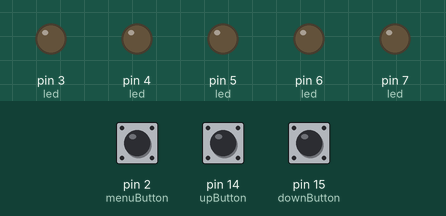
This sketch was run on a simulated Arduino Uno, built with avr-gcc and run on an emulated ATmega328P. Shown: output pins drawn as LEDs (lit = HIGH). The inputs (shaded band) are chosen by the test bench; at power-on: pin 14 (upButton) HIGH, pin 15 (downButton) HIGH, pin 2 (menuButton) HIGH.

Above: at 1.2 s.
1.3 s: pin 14 (upButton) pulled LOW for 1 s
At 3.5 s:
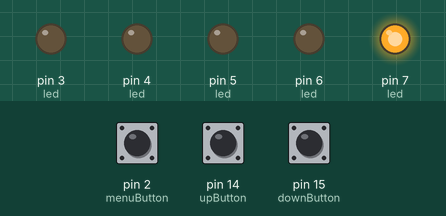
3.8 s: pin 15 (downButton) pulled LOW for 3.2 s
At 8.2 s:
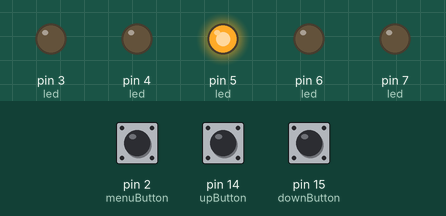
8.5 s: pin 15 (downButton) pulled LOW for 0.15 s
At 9.6 s:
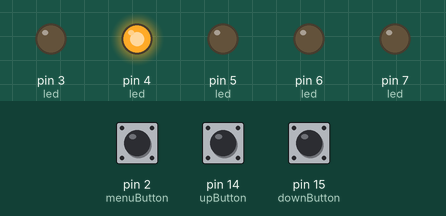
10.2 s: pin 14 (upButton) pulled LOW for 0.15 s
At 10.9 s:
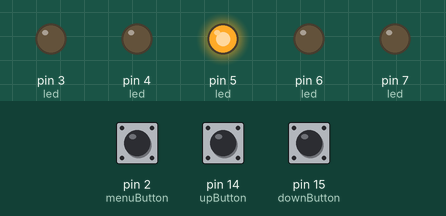
Timing chart, 0 to 12.9 s (numbered marks = the images above; inputs shaded):
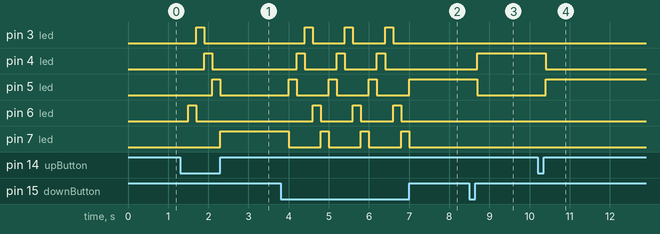

The sketch:

scrollUpDown.ino
```cpp
const int upButton = 14;
const int downButton = 15;
const int menuButton = 2;

const int led1 = 7;
const int led2 = 6;
const int led3 = 3;
const int led4 = 4;
const int led5 = 5;

const int led[5] = {led1,led2,led3,led4,led5};

int scrollPos=0;

void setup() {
  for(uint8_t x=0; x<5; x++)
  {
    pinMode(led[x],OUTPUT);
  }

  pinMode(upButton, INPUT_PULLUP);
  pinMode(downButton, INPUT_PULLUP);
  pinMode(menuButton, INPUT_PULLUP);
}

void loop() {
 if(!digitalRead(downButton))
 {
  delay(200 );
  scrollDown();
 }

 if(!digitalRead(upButton))
 {
  delay(200);
  scrollUp();
 }

 if(!digitalRead(menuButton))
 {

   while(digitalRead(menuButton))
   {
    blinck(80);
   }

 }

}

void scrollDown()
{
  digitalWrite(led[scrollPos],LOW);//off the current led
  if(scrollPos==0)
  {
    digitalWrite(led[scrollPos+4],HIGH);//if the previous led was the first, ON the last
  }
  else
  {
    digitalWrite(led[scrollPos-1],HIGH);//on the next lower led
  }

  scrollPos--;
  if(scrollPos==-1)
  {
    scrollPos=4;
  }
}

void scrollUp()
{
  digitalWrite(led[scrollPos],LOW);
  if(scrollPos==4)
  {
    digitalWrite(led[scrollPos-4],HIGH);
  }
  else
  {
    digitalWrite(led[scrollPos+1],HIGH);
  }
  scrollPos++;
  if(scrollPos==5)
  {
    scrollPos=0;
  }
}

void blinck(int rate)
{
  digitalWrite(led[scrollPos],HIGH);
  delay(rate);
  digitalWrite(led[scrollPos],LOW);
  delay(rate);
}
```

Measured:
- after the input at 1.3 s, pin 3 (led): LOW → HIGH after 0.40 s, → LOW 0.20 s later; pin 4 (led): LOW → HIGH after 0.60 s, → LOW 0.20 s later; pin 5 (led): LOW → HIGH after 0.80 s, → LOW 0.20 s later; pin 6 (led): LOW → HIGH after 0.20 s, → LOW 0.20 s later; pin 7 (led): LOW → HIGH after 1.0 s
- after the input at 3.8 s, pin 3 (led): alternates HIGH for 0.20 s and LOW for 0.80 s, 6 changes in all, then stays LOW, starting after 0.60 s; pin 4 (led): alternates HIGH for 0.20 s and LOW for 0.80 s, 6 changes in all, then stays LOW, starting after 0.40 s
- after the input at 8.5 s, pin 4 (led): LOW → HIGH after 0.20 s; pin 5 (led): HIGH → LOW after 0.20 s
- after the input at 10.2 s, pin 4 (led): HIGH → LOW after 0.20 s; pin 5 (led): LOW → HIGH after 0.20 s
